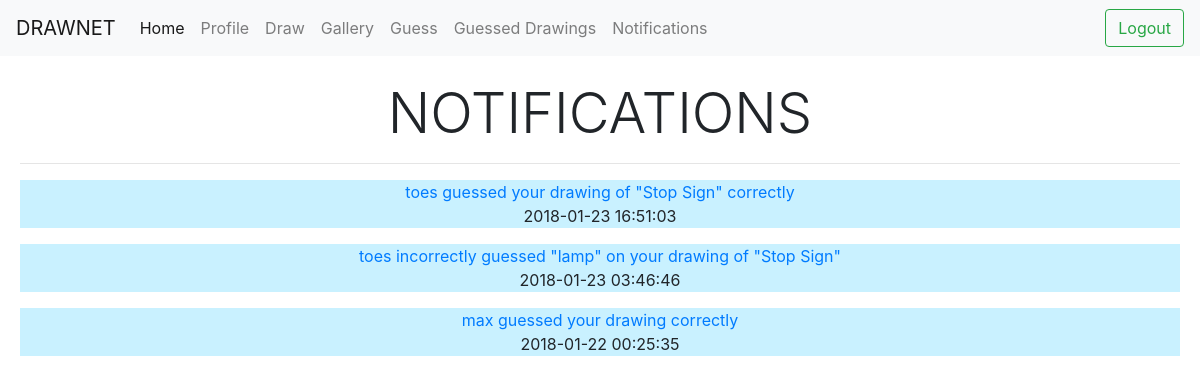
The app's page /account/notifications (signed in) with its own data.
### tables this page shows
CREATE TABLE notifications (recipient TEXT, message TEXT, link TEXT, seen INTEGER, timestamp TEXT);

### app.py (the view)
@app.route('/account/notifications')
def notifications():
    if loggedIn():
        user=session["username"]
        notis=users.get_notifications_for(user)
        return render_template("notifications.html", notis=notis, loggedin=loggedIn(), username=user)
    else:
        return redirect(url_for("login_page"))

### app.py (called while the page is built)
def loggedIn():
    return "username" in session

### utils/users.py (called while the page is built)
def get_notifications_for(username):
    db = sqlite3.connect(db_name)
    c = db.cursor()
    notifications = c.execute("SELECT message, link, seen, timestamp FROM notifications WHERE recipient = '%s' ORDER BY timestamp DESC;" % username).fetchall()
    db.close()
    index = 0
    while index < len(notifications):
        notifications[index] = tuple_to_dictionary(notifications[index], ["message", "link", "seen", "timestamp"])
        notifications[index]["seen"] = (notifications[index]["seen"] == 1)
        index += 1
    return notifications

def tuple_to_dictionary(tuuple, list_of_keys):
    d = {} #the dictionary
    index = 0 #the column index
    while index < len(tuuple):
        d[ list_of_keys[index] ] = tuuple[index]
        index += 1
    return d

### templates/notifications.html (shortened to what this page needs)
{% extends "base.html" %}
{% block body %}
<center>
<h1 class="display-4">NOTIFICATIONS</h1>
<hr>
{% if notis|length > 0 %}
    {% for noti in notis %}
        {% if noti["seen"] == False %}
        <p style="background-color: #C9F1FF;">
        {% else %}
        <p>
        {% endif %}
            <a href="/notification/view?time={{noti['timestamp']}}&amp;redir={{noti['link']}}">{{noti["message"]}}</a><br>
            {{ noti["timestamp"] }}
        </p>
    {% endfor %}
{% else %}
    <b>You don't have notifications yet</b>
{% endif %}
</center>
{% endblock %}

### records on screen
notifications: message "toes guessed your drawing of \"Stop Sign\" correctly", timestamp "2018-01-23 16:51:03"
notifications: message "toes incorrectly guessed \"lamp\" on your drawing of \"Stop Sign\"", timestamp "2018-01-23 03:46:46"
notifications: message "max guessed your drawing correctly", timestamp "2018-01-22 00:25:35"
